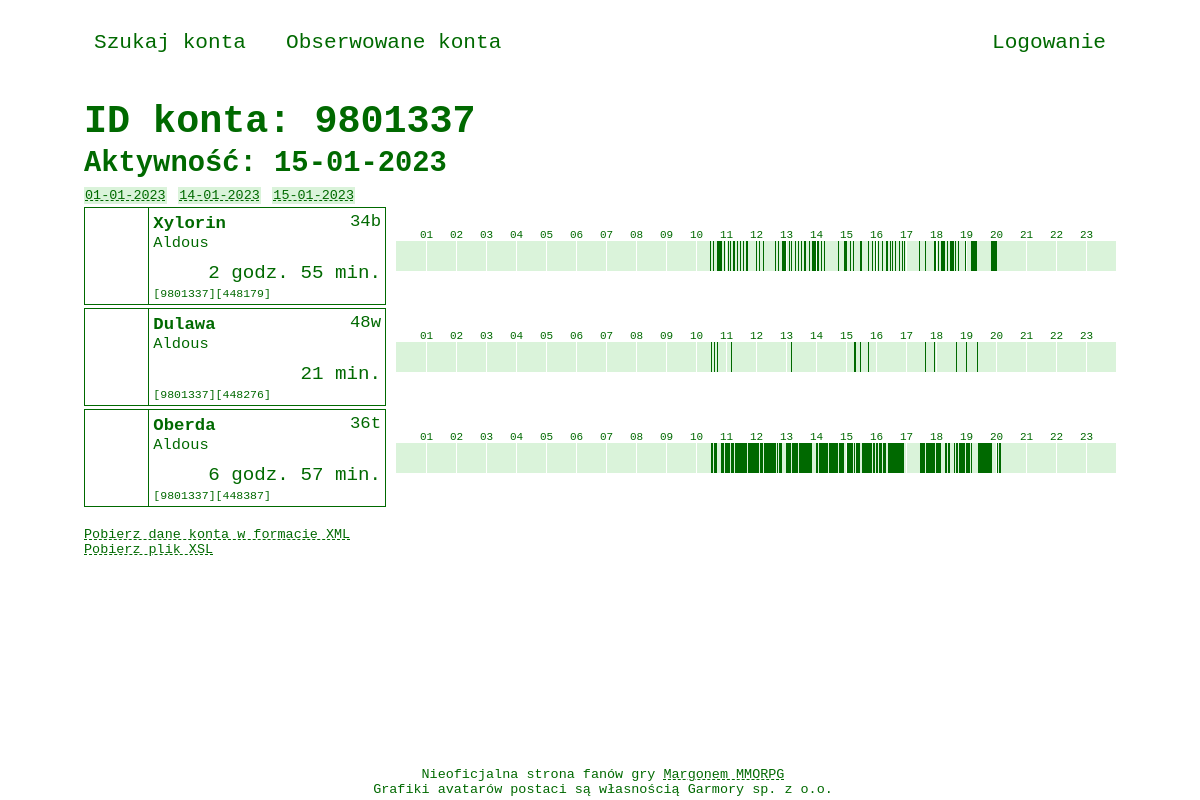
Screenshot of /stats/9801337/2023-01-15 with the database file from the repository.
### stats/models.py (models this page shows, shortened)
class Account(models.Model):
    aid = models.IntegerField(primary_key=True)

class Character(models.Model):
    class Profession(models.TextChoices):
        WARRIOR = 'w'
        MAGE = 'm'
        HUNTER = 'h'
        TRACKER = 't'
        PALADIN = 'p'
        BLADE_DANCER = 'b'
    account = models.ForeignKey(Account, on_delete=models.CASCADE)
    cid = models.IntegerField()
    world = models.CharField(max_length=10)
    nick = models.CharField(max_length=40, blank=True)
    lvl = models.SmallIntegerField(blank=True, null=True)
    prof = models.CharField(max_length=1, choices=Profession.choices, default=Profession.WARRIOR)
    avatar_url = models.CharField(max_length=200, blank=True)
    @property
    def nick_or_null(self) -> str:
        return "????" if len(self.nick) == 0 else self.nick
    @property
    def lvl_prof_or_null(self) -> str:
        return "??" if self.lvl is None else f"{self.lvl}{self.prof}"

class Activity(models.Model):
    character = models.ForeignKey(Character, on_delete=models.CASCADE)
    date = models.DateField(auto_now_add=True)
    activity = models.BinaryField(max_length=180, default=activity_default)  # 60 * 24 / 8
    @property
    def total_minutes(self) -> int:
        return self.__bits_unpacked.sum()
    @property
    def activity_time(self) -> str:
        total_minutes = self.total_minutes
        hours = int(total_minutes // 60)
        minutes = int(total_minutes % 60)
        str_ = f"{minutes} min."
        if hours > 0:
            str_ = f"{hours} godz. " + str_
        return str_
    @property
    def activity_plot(self):
        plot_width = 720
        bits = self.__bits_unpacked
        start_end_list = self.__get_start_end_list(bits)
        div_list = []
        for i in range(60, 1440, 60):
            left = round(i * plot_width / 1440, 4) + 10
            div_line = f"""<div class="activity-plot-hour-line" style="left: {left}px;"></div>"""
            div_list.append(div_line)
            hour = f"{i // 60:02d}"
            div_hour = f"""<div class="activity-plot-hour" style="left: {left - 6}px;">{hour}</div>"""
            div_list.append(div_hour)
        for (start, end) in start_end_list:
            left = round(start * plot_width / 1440, 4) + 10
            width = round((end - start) * plot_width / 1440, 4)
            div = f"""<div class="activity-plot-line" style="left: {left}px; width: {width}px;"></div>"""
            div_list.append(div)
        return "\n".join(div_list)
    @property
    def __bits_unpacked(self) -> np.ndarray:
        return np.unpackbits(np.asarray(bytearray(self.activity)))
    @staticmethod
    def __get_start_end_list(bits: np.ndarray) -> List[Tuple[int, int]]:
        start_end_list = []
        start = None
        for i in range(0, len(bits)):
            if bits[i] == 1 and start is None:
                start = i
            if bits[i] == 0 and start is not None:
                start_end_list.append((start, i))
                start = None
        if start is not None:
            start_end_list.append((start, len(bits)))
        return start_end_list

### stats/views.py (the view, shortened to what this page needs)
# urls.py: path('<int:aid>/<date:activity_date>', views.DetailView.as_view(), name='detail'),
class DetailView(View):
    http_method_names = ['get']
    def get(self, request, aid: int, activity_date: date):
        try:
            account = Account.objects.get(pk=aid)
        except Account.DoesNotExist:
            request.session['account_not_exists'] = {'aid': aid, 'activity_date': activity_date.strftime("%Y-%m-%d")}
            return redirect('stats:index')
        unauthenticated_follow_attempt = self.handle_follow(request, account)
        real_activity_date, character_activity_list = self.get_activity(request, account, activity_date)
        all_activity_dates = self.get_all_activity_dates(account)
        context = {
            'account': account,
            'unauthenticated_follow_attempt': unauthenticated_follow_attempt,
            'character_activity_list': character_activity_list,
            'activity_date': activity_date,
            'real_activity_date': real_activity_date,
            'all_activity_dates': all_activity_dates
        }
        return render(request, 'stats/detail.html', context)
    @staticmethod
    def handle_follow(request, account: Account):
        unauthenticated_follow_attempt = False
        if request.session.get('follow', False):
            request.session.pop('follow', None)
            if request.user.is_authenticated:
                Following.objects.get_or_create(user=request.user, account=account)
            else:
                unauthenticated_follow_attempt = True
        return unauthenticated_follow_attempt
    @classmethod
    def get_activity(cls, request, account: Account, activity_date: date):
        characters = Character.objects.filter(account=account)
        activity_query_set, real_activity_date = cls.get_activity_query_set(request, account, activity_date)
        character_activity_list = cls.get_character_activity_list(characters, activity_query_set)
        return real_activity_date, character_activity_list
    @staticmethod
    def get_activity_query_set(request, account: Account, activity_date: date):
        activity_query_set = Activity.objects.filter(character__account=account, date=activity_date)
        real_activity_date = activity_date
        return activity_query_set, real_activity_date
    @staticmethod
    def get_character_activity_list(characters: QuerySet[Character], activity_query_set: QuerySet[Activity]):
        character_activity_list = []
        for character in characters:
            try:
                activity = activity_query_set.get(character=character)
            except Activity.DoesNotExist:
                activity = None
            character_activity_list.append((character, activity))
        return character_activity_list
    @staticmethod
    def get_all_activity_dates(account: Account):
        return (
            Activity.objects.filter(character__account=account)
            .values_list('date', flat=True)
            .distinct()
            .order_by('date')
        )

### stats/converters.py (called while the page is built)
    def to_python(self, value) -> date:
        return datetime.strptime(value, self.format).date()

    def to_url(self, value) -> str:
        return value.strftime(self.format)

### stats/templates/stats/detail.html (shortened to what this page needs)
{% extends "stats/base.html" %}
{% block content %}
    {% load static %}
    <link rel="stylesheet" href="{% static 'stats/css/detail.css' %}">
    <h1>ID konta: {{ account.aid }}</h1>
    <h2>Aktywność: {{ real_activity_date|date:"d-m-Y" }}</h2>
    <div id="all-activity-dates">
        {% for aad in all_activity_dates %}
            <a href="{% url 'stats:detail' account.aid aad %}">{{ aad|date:"d-m-Y" }}</a>
        {% endfor %}
    </div>
    {% include "stats/char_box_and_plot.html" with character_activity_list=character_activity_list only %}
    <div id="export">
        <a href="{% url 'stats:export' account.aid %}" download>Pobierz dane konta w formacie XML</a>
        <br>
        <a href="{% static 'stats/xml/meno-stats.xsl' %}" download>Pobierz plik XSL</a>
    </div>
{% endblock %}

### stats/templates/stats/char_box_and_plot.html (shortened to what this page needs)
{% load static %}
<link rel="stylesheet" href="{% static 'stats/css/char_box_and_plot.css' %}">
{% for character, activity in character_activity_list %}
    <div class="char-box-and-plot">
        <div class="char-box">
            <div class="char-box-img"
                 style="background-image:
                         {% if character.avatar_url %}
                             url('https://micc.garmory-cdn.cloud/obrazki/postacie{{ character.avatar_url }}'); background-size: 256px 384px;
                         {% else %}
                             url('https://unia.margonem.pl/img/def-npc.gif'); background-size: 64px 96px;
                         {% endif %}">
            </div>
            <div class="char-box-info">
                <span class="char-box-nick">{{ character.nick_or_null }}</span>
                <span class="char-box-lvl-prof">{{ character.lvl_prof_or_null }}</span>
                <div class="char-box-world">{{ character.world }}</div>
                <div class="char-box-aid">[{{ character.account_id }}][{{ character.cid }}]</div>
                {% if activity %}
                    <div class="char-box-activity-time">
                        {{ activity.activity_time }}
                    </div>
                {% endif %}
            </div>
        </div>
        {% if activity %}
            <div class="activity-plot">
                {{ activity.activity_plot|safe }}
            </div>
        {% endif %}
    </div>
{% endfor %}

### stats/static/stats/css/base.css (style rules this page uses)
body { background-color: #ffffff; width: 1032px; margin: auto; padding: 0; font-family: Andale Mono, monospace; font-size: 1.2em; font-stretch: semi-expanded; color: #006900; }
div, h1, h2, h3, h4, a, label, footer, nav { user-select: none; }
a { color: inherit; text-decoration: underline dashed #006900 1px; }
a:link { color: inherit; }

### stats/static/stats/css/detail.css (style rules this page uses)
h1, h2 { margin: 3px 0 3px 0; }
#all-activity-dates { margin-bottom: 2px; }
#all-activity-dates > a { background-color: #daf3da; padding: 1px; font-size: 0.7em; }
#export { font-size: 0.7em; margin: 20px 0 50px 0; }

### stats/static/stats/css/char_box_and_plot.css (style rules this page uses)
.char-box-and-plot { height: 98px; width: 1032px; display: flex; margin-bottom: 3px; }
.char-box { height: 96px; width: 300px; border: 1px solid #006900; display: flex; position: relative; }
.char-box-img { width: 64px; height: 96px; border-right: 1px solid #006900; image-rendering: pixelated; }
.char-box-info { padding: 4px; width: 230px; }
.char-box-nick { font-weight: bold; font-size: 0.9em; }
.char-box-lvl-prof { float: right; font-size: 0.9em; }
.char-box-world { font-size: 0.8em; text-transform: capitalize; }
.char-box-aid { font-size: 0.6em; position: absolute; bottom: 4px; user-select: text; }
.char-box-activity-time { position: absolute; bottom: 20px; right: 4px; }
.activity-plot-line { position: absolute; height: 30px; top: 34px; background-color: #006900; }
.activity-plot { width: 730px; height: 98px; position: relative; }
.activity-plot-hour { height: 10px; position: absolute; top: 22px; background-color: white; color: #006900; font-size: 11px; text-align: center; }

### rows the page displays
Account: aid "9801337"
Character: nick_or_null "Xylorin", lvl_prof_or_null "34b", world "Aldous", account_id "9801337", cid "448179", activity_time "2 godz. 55 min.", activity_plot "01 02 03 04 05 06 07 08 09 10 11 12 13 14 15 16 17 18 19 20 21 22 23"
Character: nick_or_null "Dulawa", lvl_prof_or_null "48w", world "Aldous", account_id "9801337", cid "448276", activity_time "21 min.", activity_plot "01 02 03 04 05 06 07 08 09 10 11 12 13 14 15 16 17 18 19 20 21 22 23"
Character: nick_or_null "Oberda", lvl_prof_or_null "36t", world "Aldous", account_id "9801337", cid "448387", activity_time "6 godz. 57 min.", activity_plot "01 02 03 04 05 06 07 08 09 10 11 12 13 14 15 16 17 18 19 20 21 22 23"

### other values shown
{{ real_activity_date|date:"d-m-Y" }} "15-01-2023"
{{ aad|date:"d-m-Y" }} "01-01-2023" "14-01-2023" "15-01-2023"
